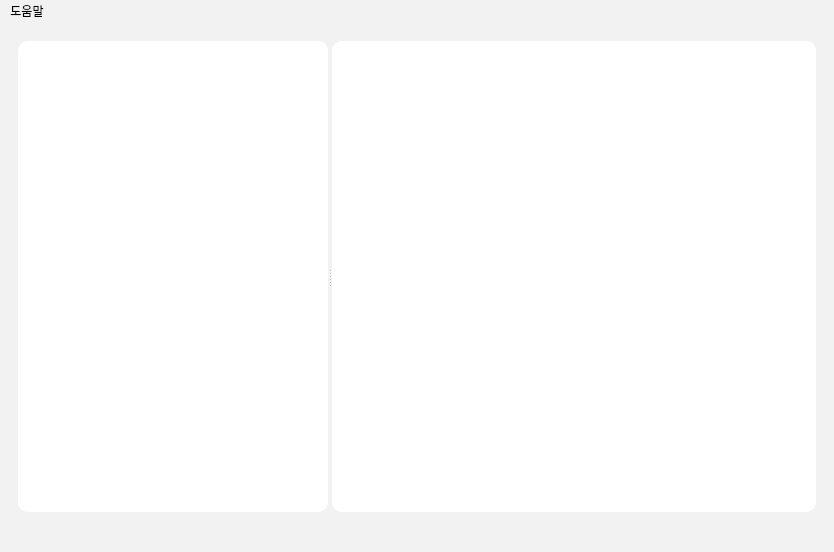
<?xml version="1.0" encoding="UTF-8"?>
<ui version="4.0">
 <class>MainWindow</class>
 <widget class="QMainWindow" name="MainWindow">
  <property name="enabled">
   <bool>true</bool>
  </property>
  <property name="geometry">
   <rect>
    <x>0</x>
    <y>0</y>
    <width>834</width>
    <height>552</height>
   </rect>
  </property>
  <property name="windowTitle">
   <string>Image Viewer</string>
  </property>
  <property name="styleSheet">
   <string notr="true">background-color: rgb(242, 242, 242);</string>
  </property>
  <widget class="QWidget" name="centralwidget">
   <layout class="QGridLayout" name="gridLayout_3">
    <item row="0" column="0">
     <widget class="QStackedWidget" name="stackedWidget">
      <property name="frameShape">
       <enum>QFrame::NoFrame</enum>
      </property>
      <property name="currentIndex">
       <number>1</number>
      </property>
      <widget class="QWidget" name="page_3">
       <layout class="QGridLayout" name="gridLayout_2">
        <item row="0" column="0">
         <widget class="QFrame" name="frame_3">
          <property name="styleSheet">
           <string notr="true">background-color: rgb(255, 255, 255);</string>
          </property>
          <property name="frameShape">
           <enum>QFrame::StyledPanel</enum>
          </property>
          <property name="frameShadow">
           <enum>QFrame::Raised</enum>
          </property>
         </widget>
        </item>
       </layout>
      </widget>
      <widget class="QWidget" name="page_4">
       <layout class="QGridLayout" name="gridLayout">
        <property name="leftMargin">
         <number>0</number>
        </property>
        <property name="topMargin">
         <number>0</number>
        </property>
        <property name="rightMargin">
         <number>0</number>
        </property>
        <property name="bottomMargin">
         <number>0</number>
        </property>
        <item row="0" column="0">
         <widget class="QWidget" name="widget" native="true">
          <layout class="QGridLayout" name="gridLayout_4">
           <item row="0" column="0">
            <widget class="QSplitter" name="splitter">
             <property name="orientation">
              <enum>Qt::Horizontal</enum>
             </property>
             <widget class="QFrame" name="frame">
              <property name="sizePolicy">
               <sizepolicy hsizetype="Preferred" vsizetype="Preferred">
                <horstretch>0</horstretch>
                <verstretch>0</verstretch>
               </sizepolicy>
              </property>
              <property name="minimumSize">
               <size>
                <width>310</width>
                <height>0</height>
               </size>
              </property>
              <property name="maximumSize">
               <size>
                <width>310</width>
                <height>16777215</height>
               </size>
              </property>
              <property name="styleSheet">
               <string notr="true">background-color: rgb(255, 255, 255);
border-radius:10px;
</string>
              </property>
              <property name="frameShape">
               <enum>QFrame::StyledPanel</enum>
              </property>
              <property name="frameShadow">
               <enum>QFrame::Raised</enum>
              </property>
             </widget>
             <widget class="QFrame" name="frame_2">
              <property name="styleSheet">
               <string notr="true">background-color: rgb(255, 255, 255);
border-radius:10px;</string>
              </property>
              <property name="frameShape">
               <enum>QFrame::StyledPanel</enum>
              </property>
              <property name="frameShadow">
               <enum>QFrame::Raised</enum>
              </property>
             </widget>
            </widget>
           </item>
          </layout>
         </widget>
        </item>
       </layout>
      </widget>
     </widget>
    </item>
   </layout>
  </widget>
  <widget class="QMenuBar" name="menubar">
   <property name="geometry">
    <rect>
     <x>0</x>
     <y>0</y>
     <width>834</width>
     <height>17</height>
    </rect>
   </property>
   <widget class="QMenu" name="menu">
    <property name="title">
     <string>도움말</string>
    </property>
    <addaction name="actionAbout"/>
    <addaction name="separator"/>
    <addaction name="actionPrinter"/>
   </widget>
   <addaction name="menu"/>
  </widget>
  <widget class="QStatusBar" name="statusbar"/>
  <action name="actionAbout">
   <property name="text">
    <string>도움말</string>
   </property>
  </action>
  <action name="actionPrinter">
   <property name="text">
    <string>프린터</string>
   </property>
  </action>
 </widget>
 <resources/>
 <connections/>
</ui>
